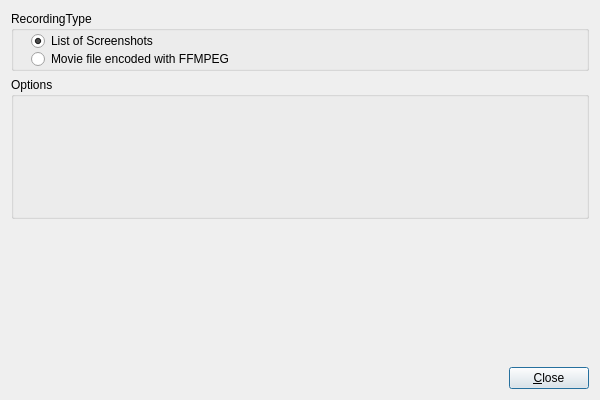
<?xml version="1.0" encoding="UTF-8"?>
<ui version="4.0">
 <class>VideoRecorderManager</class>
 <widget class="QDialog" name="VideoRecorderManager">
  <property name="enabled">
   <bool>true</bool>
  </property>
  <property name="geometry">
   <rect>
    <x>0</x>
    <y>0</y>
    <width>600</width>
    <height>400</height>
   </rect>
  </property>
  <property name="windowTitle">
   <string>VideoRecorderManager</string>
  </property>
  <layout class="QVBoxLayout">
   <item>
    <widget class="QGroupBox" name="RecordingTypeButtonGroup">
     <property name="sizePolicy">
      <sizepolicy hsizetype="Preferred" vsizetype="Minimum">
       <horstretch>0</horstretch>
       <verstretch>0</verstretch>
      </sizepolicy>
     </property>
     <property name="minimumSize">
      <size>
       <width>0</width>
       <height>60</height>
      </size>
     </property>
     <property name="title">
      <string>RecordingType</string>
     </property>
     <widget class="QRadioButton" name="ScreenshotsRecordingTypeRadioButton">
      <property name="geometry">
       <rect>
        <x>20</x>
        <y>20</y>
        <width>380</width>
        <height>20</height>
       </rect>
      </property>
      <property name="text">
       <string>List of Screenshots</string>
      </property>
      <property name="checked">
       <bool>true</bool>
      </property>
     </widget>
     <widget class="QRadioButton" name="MovieRecordingTypeRadioButton">
      <property name="geometry">
       <rect>
        <x>20</x>
        <y>40</y>
        <width>430</width>
        <height>16</height>
       </rect>
      </property>
      <property name="text">
       <string>Movie file encoded with FFMPEG</string>
      </property>
     </widget>
    </widget>
   </item>
   <item>
    <widget class="QGroupBox" name="VideoRecorderOptionGroupBox">
     <property name="sizePolicy">
      <sizepolicy hsizetype="Preferred" vsizetype="MinimumExpanding">
       <horstretch>0</horstretch>
       <verstretch>0</verstretch>
      </sizepolicy>
     </property>
     <property name="title">
      <string>Options</string>
     </property>
     <layout class="QHBoxLayout"/>
    </widget>
   </item>
   <item>
    <spacer name="spacer2">
     <property name="orientation">
      <enum>Qt::Vertical</enum>
     </property>
     <property name="sizeType">
      <enum>QSizePolicy::Expanding</enum>
     </property>
     <property name="sizeHint" stdset="0">
      <size>
       <width>20</width>
       <height>80</height>
      </size>
     </property>
    </spacer>
   </item>
   <item>
    <layout class="QHBoxLayout">
     <item>
      <spacer name="Horizontal Spacing2">
       <property name="orientation">
        <enum>Qt::Horizontal</enum>
       </property>
       <property name="sizeType">
        <enum>QSizePolicy::Expanding</enum>
       </property>
       <property name="sizeHint" stdset="0">
        <size>
         <width>237</width>
         <height>20</height>
        </size>
       </property>
      </spacer>
     </item>
     <item>
      <widget class="QPushButton" name="buttonClose">
       <property name="text">
        <string>&amp;Close</string>
       </property>
       <property name="shortcut">
        <string>Alt+C</string>
       </property>
       <property name="autoDefault">
        <bool>true</bool>
       </property>
      </widget>
     </item>
    </layout>
   </item>
  </layout>
 </widget>
 <layoutdefault spacing="6" margin="11"/>
 <resources/>
 <connections>
  <connection>
   <sender>buttonClose</sender>
   <signal>clicked()</signal>
   <receiver>VideoRecorderManager</receiver>
   <slot>close()</slot>
   <hints>
    <hint type="sourcelabel">
     <x>20</x>
     <y>20</y>
    </hint>
    <hint type="destinationlabel">
     <x>20</x>
     <y>20</y>
    </hint>
   </hints>
  </connection>
  <connection>
   <sender>ScreenshotsRecordingTypeRadioButton</sender>
   <signal>clicked(bool)</signal>
   <receiver>VideoRecorderManager</receiver>
   <slot>onChangeRecordingType()</slot>
   <hints>
    <hint type="sourcelabel">
     <x>20</x>
     <y>20</y>
    </hint>
    <hint type="destinationlabel">
     <x>20</x>
     <y>20</y>
    </hint>
   </hints>
  </connection>
  <connection>
   <sender>MovieRecordingTypeRadioButton</sender>
   <signal>clicked(bool)</signal>
   <receiver>VideoRecorderManager</receiver>
   <slot>onChangeRecordingType()</slot>
   <hints>
    <hint type="sourcelabel">
     <x>20</x>
     <y>20</y>
    </hint>
    <hint type="destinationlabel">
     <x>20</x>
     <y>20</y>
    </hint>
   </hints>
  </connection>
 </connections>
 <slots>
  <slot>onChangeRecordingType()</slot>
 </slots>
</ui>
